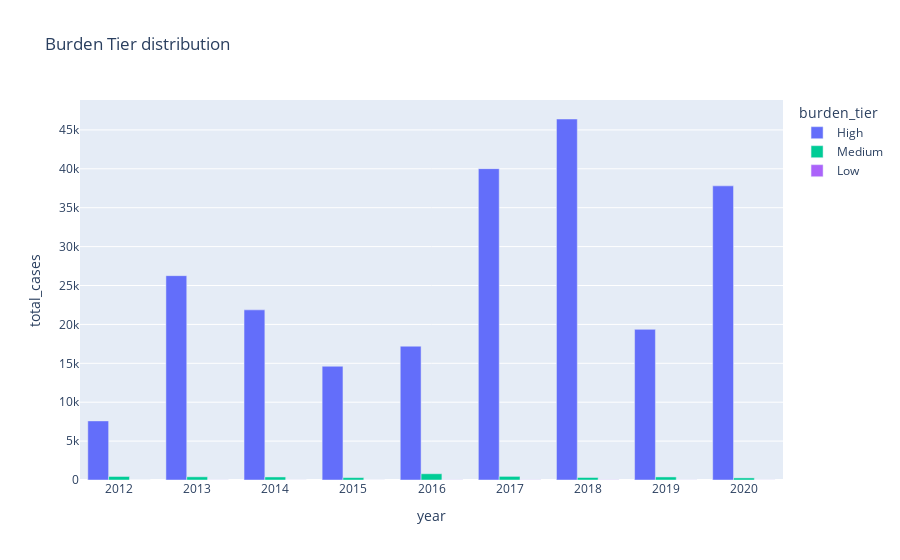

This figure's notebook cell:
### Markdown cell above
## Analyse Burden tier by diseases

### Code cell
grouped_values = (
    df_cleaned
    .group_by(["burden_tier", "year"])
    .agg(pl.sum("no._of_cases").alias("total_cases"))
    .sort("total_cases", descending=True)
)

hover_bar_chart(grouped_values, "year", "total_cases", {"burden_tier": True, "total_cases": True, "year": True}, "Burden Tier distribution", "burden_tier", "group")

### Figure 1 — Plotly figure (JSON) as saved in the notebook; plotly's stock layout.template omitted (floating-point values rounded to 4 significant figures)
{"data": [{"alignmentgroup": "True", "customdata": [["High"], ["High"], ["High"], ["High"], ["High"], ["High"], ["High"], ["High"], ["High"]], "hovertemplate": "burden_tier=%{customdata[0]}<br>year=%{x}<br>total_cases=%{y}<extra></extra>", "legendgroup": "High", "marker": {"color": "#636efa", "pattern": {"shape": ""}}, "name": "High", "offsetgroup": "High", "orientation": "v", "showlegend": true, "textposition": "auto", "type": "bar", "x": [2018, 2017, 2020, 2013, 2014, 2019, 2016, 2015, 2012], "xaxis": "x", "y": [46403, 40019, 37808, 26267, 21868, 19362, 17200, 14622, 7597], "yaxis": "y"}, {"alignmentgroup": "True", "customdata": [["Medium"], ["Medium"], ["Medium"], ["Medium"], ["Medium"], ["Medium"], ["Medium"], ["Medium"], ["Medium"]], "hovertemplate": "burden_tier=%{customdata[0]}<br>year=%{x}<br>total_cases=%{y}<extra></extra>", "legendgroup": "Medium", "marker": {"color": "#00cc96", "pattern": {"shape": ""}}, "name": "Medium", "offsetgroup": "Medium", "orientation": "v", "showlegend": true, "textposition": "auto", "type": "bar", "x": [2016, 2017, 2012, 2013, 2019, 2014, 2018, 2015, 2020], "xaxis": "x", "y": [805, 465, 454, 411, 395, 392, 322, 308, 270], "yaxis": "y"}, {"alignmentgroup": "True", "customdata": [["Low"], ["Low"], ["Low"], ["Low"], ["Low"], ["Low"], ["Low"], ["Low"], ["Low"]], "hovertemplate": "burden_tier=%{customdata[0]}<br>year=%{x}<br>total_cases=%{y}<extra></extra>", "legendgroup": "Low", "marker": {"color": "#ab63fa", "pattern": {"shape": ""}}, "name": "Low", "offsetgroup": "Low", "orientation": "v", "showlegend": true, "textposition": "auto", "type": "bar", "x": [2018, 2017, 2016, 2013, 2019, 2020, 2014, 2015, 2012], "xaxis": "x", "y": [25, 22, 19, 12, 12, 9, 8, 6, 3], "yaxis": "y"}], "layout": {"barmode": "group", "legend": {"title": {"text": "burden_tier"}, "tracegroupgap": 0}, "title": {"text": "Burden Tier distribution"}, "xaxis": {"anchor": "y", "domain": [0, 1], "title": {"text": "year"}}, "yaxis": {"anchor": "x", "domain": [0, 1], "title": {"text": "total_cases"}}}}
